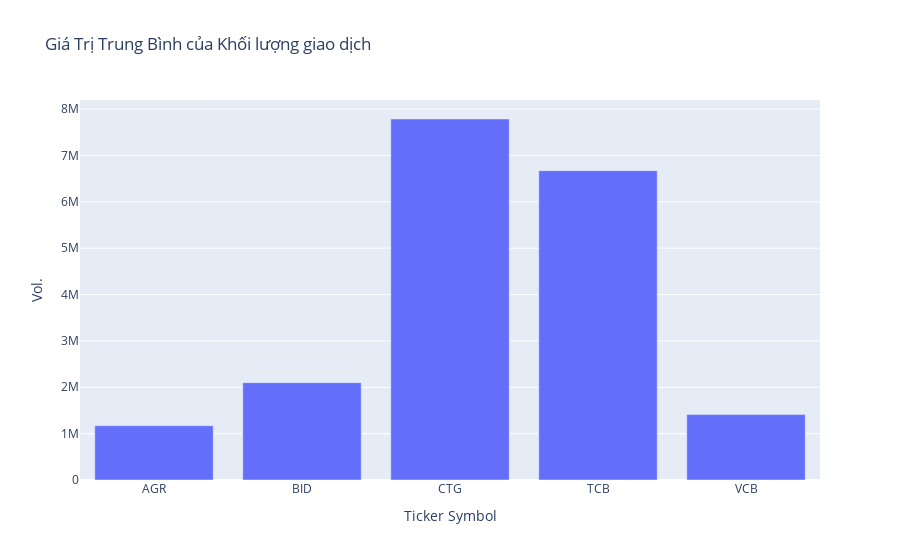

Here is the notebook cell this chart was saved with:
### Markdown cell above
#### **Nhận xét:**
- Xếp hạng theo giá cổ phiếu trung bình: VCB>BID>TCB>CTG>AGR
- VCB có giá cổ phiếu trung bình cao nhất, thể hiện giá trị thị trường mạnh và có thể là tín hiệu tích cực về niềm tin của nhà đầu tư.
- AGR có giá cổ phiếu trung bình thấp nhất, điều này có thể do nhiều yếu tố khác nhau như quy mô, hiệu quả kinh doanh, hoặc niềm tin của nhà đầu tư.
- BID, TCB và CTG có giá cổ phiếu trung bình ở mức trung bình, không quá cao nhưng cũng không quá thấp.

### Code cell
# Biểu đồ thanh giá trị trung bình khối lượng giao dịch
avg_price = data.groupby('Ticker Symbol')['Vol.'].mean().reset_index()
fig = px.bar(avg_price, x='Ticker Symbol', y='Vol.', title='Giá Trị Trung Bình của Khối lượng giao dịch')
fig.show()

### Figure 1 — Plotly figure (JSON) as saved in the notebook; plotly's stock layout.template omitted (floating-point values rounded to 4 significant figures)
{"data": [{"alignmentgroup": "True", "hovertemplate": "Ticker Symbol=%{x}<br>Vol.=%{y}<extra></extra>", "legendgroup": "", "marker": {"color": "#636efa", "pattern": {"shape": ""}}, "name": "", "offsetgroup": "", "orientation": "v", "showlegend": false, "textposition": "auto", "type": "bar", "x": ["AGR", "BID", "CTG", "TCB", "VCB"], "xaxis": "x", "y": [1172000.0, 2099000.0, 7786000.0, 6672000.0, 1411000.0], "yaxis": "y"}], "layout": {"barmode": "relative", "legend": {"tracegroupgap": 0}, "title": {"text": "Giá Trị Trung Bình của Khối lượng giao dịch"}, "xaxis": {"anchor": "y", "domain": [0, 1], "title": {"text": "Ticker Symbol"}}, "yaxis": {"anchor": "x", "domain": [0, 1], "title": {"text": "Vol."}}}}
